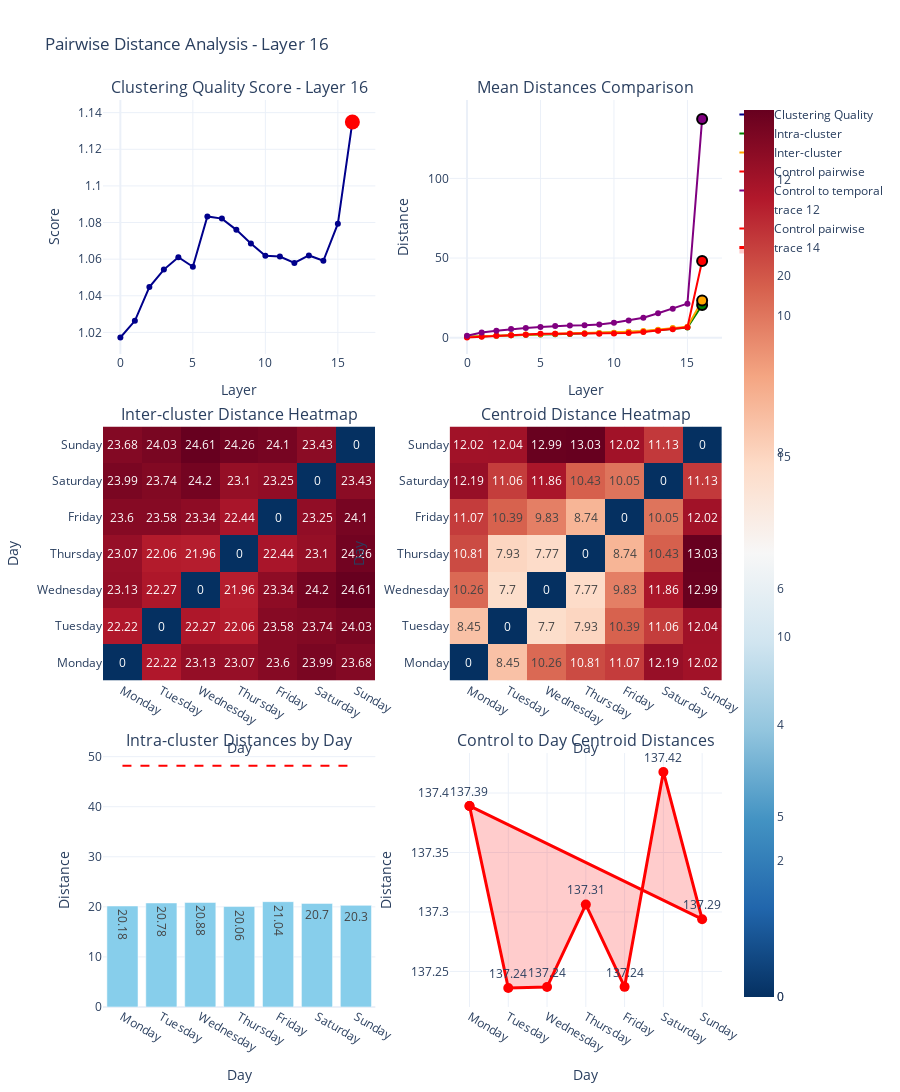

The notebook cell this image was saved under:
### Code cell
# Alternative: Simpler interactive visualization without animation (if frames are not supported)
def create_simple_interactive_dashboard(selected_layer=8):
    """Create a simpler dashboard for a specific layer without animation."""
    
    results = layer_distance_results[selected_layer]
    
    # Create subplots
    fig = make_subplots(
        rows=3, cols=2,
        subplot_titles=(
            f'Clustering Quality Score - Layer {selected_layer}', 
            'Mean Distances Comparison',
            'Inter-cluster Distance Heatmap',
            'Centroid Distance Heatmap',
            'Intra-cluster Distances by Day',
            'Control to Day Centroid Distances'
        ),
        specs=[
            [{"type": "scatter"}, {"type": "scatter"}],
            [{"type": "heatmap"}, {"type": "heatmap"}],
            [{"type": "bar"}, {"type": "scatter"}]
        ],
        vertical_spacing=0.08,
        horizontal_spacing=0.12
    )
    
    # 1. Clustering quality score with current layer highlighted
    fig.add_trace(go.Scatter(
        x=layers,
        y=clustering_quality_scores,
        mode='lines+markers',
        name='Clustering Quality',
        line=dict(color='darkblue', width=2),
        marker=dict(size=6)
    ), row=1, col=1)
    
    fig.add_trace(go.Scatter(
        x=[selected_layer],
        y=[clustering_quality_scores[selected_layer]],
        mode='markers',
        marker=dict(size=15, color='red'),
        name=f'Layer {selected_layer}',
        showlegend=False
    ), row=1, col=1)
    
    # 2. Distance comparison
    fig.add_trace(go.Scatter(
        x=layers, y=mean_intra_distances,
        mode='lines+markers', name='Intra-cluster',
        line=dict(color='green', width=2)
    ), row=1, col=2)
    
    fig.add_trace(go.Scatter(
        x=layers, y=mean_inter_distances,
        mode='lines+markers', name='Inter-cluster',
        line=dict(color='orange', width=2)
    ), row=1, col=2)
    
    fig.add_trace(go.Scatter(
        x=layers, y=control_pairwise_distances,
        mode='lines+markers', name='Control pairwise',
        line=dict(color='red', width=2)
    ), row=1, col=2)
    
    fig.add_trace(go.Scatter(
        x=layers, y=mean_control_to_temporal,
        mode='lines+markers', name='Control to temporal',
        line=dict(color='purple', width=2)
    ), row=1, col=2)
    
    # Highlight current layer
    for y_data, color in [(mean_intra_distances, 'green'), 
                         (mean_inter_distances, 'orange'),
                         (control_pairwise_distances, 'red'),
                         (mean_control_to_temporal, 'purple')]:
        fig.add_trace(go.Scatter(
            x=[selected_layer],
            y=[y_data[selected_layer]],
            mode='markers',
            marker=dict(size=10, color=color, line=dict(width=2, color='black')),
            showlegend=False
        ), row=1, col=2)
    
    # 3. Inter-cluster heatmap
    fig.add_trace(go.Heatmap(
        z=results['inter_cluster'],
        x=days_names, y=days_names,
        colorscale='RdBu_r',
        text=np.round(results['inter_cluster'], 2),
        texttemplate='%{text}',
        hovertemplate='%{y} to %{x}: %{z:.3f}<extra></extra>'
    ), row=2, col=1)
    
    # 4. Centroid heatmap
    fig.add_trace(go.Heatmap(
        z=results['centroid_distances'],
        x=days_names, y=days_names,
        colorscale='RdBu_r',
        text=np.round(results['centroid_distances'], 2),
        texttemplate='%{text}',
        hovertemplate='%{y} to %{x}: %{z:.3f}<extra></extra>'
    ), row=2, col=2)
    
    # 5. Intra-cluster bar chart
    intra_values = [results['intra_cluster'][i] for i in range(7)]
    fig.add_trace(go.Bar(
        x=days_names, y=intra_values,
        marker_color='skyblue',
        text=np.round(intra_values, 2),
        textposition='auto',
        hovertemplate='%{x}: %{y:.3f}<extra></extra>'
    ), row=3, col=1)
    
    # Control reference line
    fig.add_trace(go.Scatter(
        x=days_names,
        y=[results['control_pairwise']] * 7,
        mode='lines',
        line=dict(color='red', dash='dash', width=2),
        name='Control pairwise'
    ), row=3, col=1)
    
    # 6. Control to temporal distances
    control_values = [results['control_to_temporal'][i] for i in range(7)]
    fig.add_trace(go.Scatter(
        x=days_names + [days_names[0]],
        y=control_values + [control_values[0]],
        mode='lines+markers+text',
        fill='toself',
        fillcolor='rgba(255,0,0,0.2)',
        line=dict(color='red', width=3),
        marker=dict(size=10),
        text=[f'{v:.2f}' for v in control_values] + [''],
        textposition='top center',
        hovertemplate='%{x}: %{y:.3f}<extra></extra>'
    ), row=3, col=2)
    
    # Update layout
    fig.update_layout(
        height=1200,
        title=f'Pairwise Distance Analysis - Layer {selected_layer}',
        showlegend=True,
        template='plotly_white'
    )
    
    # Update axes
    fig.update_xaxes(title_text="Layer", row=1, col=1)
    fig.update_xaxes(title_text="Layer", row=1, col=2)
    fig.update_xaxes(title_text="Day", row=2, col=1)
    fig.update_xaxes(title_text="Day", row=2, col=2)
    fig.update_xaxes(title_text="Day", row=3, col=1)
    fig.update_xaxes(title_text="Day", row=3, col=2)
    
    fig.update_yaxes(title_text="Score", row=1, col=1)
    fig.update_yaxes(title_text="Distance", row=1, col=2)
    fig.update_yaxes(title_text="Day", row=2, col=1)
    fig.update_yaxes(title_text="Day", row=2, col=2)
    fig.update_yaxes(title_text="Distance", row=3, col=1)
    fig.update_yaxes(title_text="Distance", row=3, col=2)
    
    return fig

# Create simple dashboard for best layer
simple_fig = create_simple_interactive_dashboard(best_layer)
simple_fig.write_html('../html/pairwise_distances_simple_dashboard.html')
print(f"Saved simple dashboard for layer {best_layer} to ../html/pairwise_distances_simple_dashboard.html")
simple_fig.show()

### Figure 1 — Plotly figure (JSON) as saved in the notebook; plotly's stock layout.template omitted (floating-point values rounded to 4 significant figures)
{"data": [{"line": {"color": "darkblue", "width": 2}, "marker": {"size": 6}, "mode": "lines+markers", "name": "Clustering Quality", "type": "scatter", "x": [0, 1, 2, 3, 4, 5, 6, 7, 8, 9, 10, 11, 12, 13, 14, 15, 16], "xaxis": "x", "y": [1.017, 1.026, 1.045, 1.054, 1.061, 1.056, 1.083, 1.082, 1.076, 1.069, 1.062, 1.061, 1.058, 1.062, 1.059, 1.079, 1.135], "yaxis": "y"}, {"marker": {"color": "red", "size": 15}, "mode": "markers", "name": "Layer 16", "showlegend": false, "type": "scatter", "x": [16], "xaxis": "x", "y": [1.135], "yaxis": "y"}, {"line": {"color": "green", "width": 2}, "mode": "lines+markers", "name": "Intra-cluster", "type": "scatter", "x": [0, 1, 2, 3, 4, 5, 6, 7, 8, 9, 10, 11, 12, 13, 14, 15, 16], "xaxis": "x2", "y": [0.5974, 0.977, 1.162, 1.48, 1.897, 2.047, 2.23, 2.401, 2.611, 2.799, 3.001, 3.541, 3.977, 4.768, 5.788, 6.435, 20.56], "yaxis": "y2"}, {"line": {"color": "orange", "width": 2}, "mode": "lines+markers", "name": "Inter-cluster", "type": "scatter", "x": [0, 1, 2, 3, 4, 5, 6, 7, 8, 9, 10, 11, 12, 13, 14, 15, 16], "xaxis": "x2", "y": [0.6077, 1.003, 1.214, 1.561, 2.013, 2.161, 2.416, 2.599, 2.81, 2.991, 3.186, 3.759, 4.207, 5.064, 6.13, 6.946, 23.34], "yaxis": "y2"}, {"line": {"color": "red", "width": 2}, "mode": "lines+markers", "name": "Control pairwise", "type": "scatter", "x": [0, 1, 2, 3, 4, 5, 6, 7, 8, 9, 10, 11, 12, 13, 14, 15, 16], "xaxis": "x2", "y": [0.1328, 0.6152, 1.22, 1.576, 1.893, 2.484, 2.458, 2.561, 2.486, 2.501, 2.69, 2.969, 3.609, 4.449, 5.371, 6.551, 48.19], "yaxis": "y2"}, {"line": {"color": "purple", "width": 2}, "mode": "lines+markers", "name": "Control to temporal", "type": "scatter", "x": [0, 1, 2, 3, 4, 5, 6, 7, 8, 9, 10, 11, 12, 13, 14, 15, 16], "xaxis": "x2", "y": [1.27, 3.311, 4.322, 5.411, 6.122, 6.672, 7.293, 7.703, 7.808, 8.306, 9.332, 10.87, 12.52, 15.37, 18.15, 21.4, 137.3], "yaxis": "y2"}, {"marker": {"color": "green", "line": {"color": "black", "width": 2}, "size": 10}, "mode": "markers", "showlegend": false, "type": "scatter", "x": [16], "xaxis": "x2", "y": [20.56], "yaxis": "y2"}, {"marker": {"color": "orange", "line": {"color": "black", "width": 2}, "size": 10}, "mode": "markers", "showlegend": false, "type": "scatter", "x": [16], "xaxis": "x2", "y": [23.34], "yaxis": "y2"}, {"marker": {"color": "red", "line": {"color": "black", "width": 2}, "size": 10}, "mode": "markers", "showlegend": false, "type": "scatter", "x": [16], "xaxis": "x2", "y": [48.19], "yaxis": "y2"}, {"marker": {"color": "purple", "line": {"color": "black", "width": 2}, "size": 10}, "mode": "markers", "showlegend": false, "type": "scatter", "x": [16], "xaxis": "x2", "y": [137.3], "yaxis": "y2"}, {"colorscale": [[0, "rgb(5,48,97)"], [0.1, "rgb(33,102,172)"], [0.2, "rgb(67,147,195)"], [0.3, "rgb(146,197,222)"], [0.4, "rgb(209,229,240)"], [0.5, "rgb(247,247,247)"], [0.6, "rgb(253,219,199)"], [0.7, "rgb(244,165,130)"], [0.8, "rgb(214,96,77)"], [0.9, "rgb(178,24,43)"], [1, "rgb(103,0,31)"]], "hovertemplate": "%{y} to %{x}: %{z:.3f}<extra></extra>", "text": [[0.0, 22.22, 23.13, 23.07, 23.6, 23.99, 23.68], [22.22, 0.0, 22.27, 22.06, 23.58, 23.74, 24.03], [23.13, 22.27, 0.0, 21.96, 23.34, 24.2, 24.61], [23.07, 22.06, 21.96, 0.0, 22.44, 23.1, 24.26], [23.6, 23.58, 23.34, 22.44, 0.0, 23.25, 24.1], [23.99, 23.74, 24.2, 23.1, 23.25, 0.0, 23.43], [23.68, 24.03, 24.61, 24.26, 24.1, 23.43, 0.0]], "texttemplate": "%{text}", "type": "heatmap", "x": ["Monday", "Tuesday", "Wednesday", "Thursday", "Friday", "Saturday", "Sunday"], "xaxis": "x3", "y": ["Monday", "Tuesday", "Wednesday", "Thursday", "Friday", "Saturday", "Sunday"], "yaxis": "y3", "z": [[0.0, 22.22, 23.13, 23.07, 23.6, 23.99, 23.68], [22.22, 0.0, 22.27, 22.06, 23.58, 23.74, 24.03], [23.13, 22.27, 0.0, 21.96, 23.34, 24.2, 24.61], [23.07, 22.06, 21.96, 0.0, 22.44, 23.1, 24.26], [23.6, 23.58, 23.34, 22.44, 0.0, 23.25, 24.1], [23.99, 23.74, 24.2, 23.1, 23.25, 0.0, 23.43], [23.68, 24.03, 24.61, 24.26, 24.1, 23.43, 0.0]]}, {"colorscale": [[0, "rgb(5,48,97)"], [0.1, "rgb(33,102,172)"], [0.2, "rgb(67,147,195)"], [0.3, "rgb(146,197,222)"], [0.4, "rgb(209,229,240)"], [0.5, "rgb(247,247,247)"], [0.6, "rgb(253,219,199)"], [0.7, "rgb(244,165,130)"], [0.8, "rgb(214,96,77)"], [0.9, "rgb(178,24,43)"], [1, "rgb(103,0,31)"]], "hovertemplate": "%{y} to %{x}: %{z:.3f}<extra></extra>", "text": [[0.0, 8.45, 10.26, 10.81, 11.07, 12.19, 12.02], [8.45, 0.0, 7.7, 7.93, 10.39, 11.06, 12.04], [10.26, 7.7, 0.0, 7.77, 9.83, 11.86, 12.99], [10.81, 7.93, 7.77, 0.0, 8.74, 10.43, 13.03], [11.07, 10.39, 9.83, 8.74, 0.0, 10.05, 12.02], [12.19, 11.06, 11.86, 10.43, 10.05, 0.0, 11.13], [12.02, 12.04, 12.99, 13.03, 12.02, 11.13, 0.0]], "texttemplate": "%{text}", "type": "heatmap", "x": ["Monday", "Tuesday", "Wednesday", "Thursday", "Friday", "Saturday", "Sunday"], "xaxis": "x4", "y": ["Monday", "Tuesday", "Wednesday", "Thursday", "Friday", "Saturday", "Sunday"], "yaxis": "y4", "z": [[0.0, 8.448, 10.26, 10.81, 11.07, 12.19, 12.02], [8.448, 0.0, 7.695, 7.934, 10.39, 11.06, 12.04], [10.26, 7.695, 0.0, 7.769, 9.835, 11.86, 12.99], [10.81, 7.934, 7.769, 0.0, 8.74, 10.43, 13.03], [11.07, 10.39, 9.835, 8.74, 0.0, 10.05, 12.02], [12.19, 11.06, 11.86, 10.43, 10.05, 0.0, 11.13], [12.02, 12.04, 12.99, 13.03, 12.02, 11.13, 0.0]]}, {"hovertemplate": "%{x}: %{y:.3f}<extra></extra>", "marker": {"color": "skyblue"}, "text": [20.18, 20.78, 20.88, 20.06, 21.04, 20.7, 20.3], "textposition": "auto", "type": "bar", "x": ["Monday", "Tuesday", "Wednesday", "Thursday", "Friday", "Saturday", "Sunday"], "xaxis": "x5", "y": [20.18, 20.78, 20.88, 20.06, 21.04, 20.7, 20.3], "yaxis": "y5"}, {"line": {"color": "red", "dash": "dash", "width": 2}, "mode": "lines", "name": "Control pairwise", "type": "scatter", "x": ["Monday", "Tuesday", "Wednesday", "Thursday", "Friday", "Saturday", "Sunday"], "xaxis": "x5", "y": [48.19, 48.19, 48.19, 48.19, 48.19, 48.19, 48.19], "yaxis": "y5"}, {"fill": "toself", "fillcolor": "rgba(255,0,0,0.2)", "hovertemplate": "%{x}: %{y:.3f}<extra></extra>", "line": {"color": "red", "width": 3}, "marker": {"size": 10}, "mode": "lines+markers+text", "text": ["137.39", "137.24", "137.24", "137.31", "137.24", "137.42", "137.29", ""], "textposition": "top center", "type": "scatter", "x": ["Monday", "Tuesday", "Wednesday", "Thursday", "Friday", "Saturday", "Sunday", "Monday"], "xaxis": "x6", "y": [137.4, 137.2, 137.2, 137.3, 137.2, 137.4, 137.3, 137.4], "yaxis": "y6"}], "layout": {"annotations": [{"font": {"size": 16}, "showarrow": false, "text": "Clustering Quality Score - Layer 16", "x": 0.22, "xanchor": "center", "xref": "paper", "y": 1, "yanchor": "bottom", "yref": "paper"}, {"font": {"size": 16}, "showarrow": false, "text": "Mean Distances Comparison", "x": 0.78, "xanchor": "center", "xref": "paper", "y": 1, "yanchor": "bottom", "yref": "paper"}, {"font": {"size": 16}, "showarrow": false, "text": "Inter-cluster Distance Heatmap", "x": 0.22, "xanchor": "center", "xref": "paper", "y": 0.64, "yanchor": "bottom", "yref": "paper"}, {"font": {"size": 16}, "showarrow": false, "text": "Centroid Distance Heatmap", "x": 0.78, "xanchor": "center", "xref": "paper", "y": 0.64, "yanchor": "bottom", "yref": "paper"}, {"font": {"size": 16}, "showarrow": false, "text": "Intra-cluster Distances by Day", "x": 0.22, "xanchor": "center", "xref": "paper", "y": 0.28, "yanchor": "bottom", "yref": "paper"}, {"font": {"size": 16}, "showarrow": false, "text": "Control to Day Centroid Distances", "x": 0.78, "xanchor": "center", "xref": "paper", "y": 0.28, "yanchor": "bottom", "yref": "paper"}], "height": 1200, "showlegend": true, "title": {"text": "Pairwise Distance Analysis - Layer 16"}, "xaxis": {"anchor": "y", "domain": [0, 0.44], "title": {"text": "Layer"}}, "xaxis2": {"anchor": "y2", "domain": [0.56, 1], "title": {"text": "Layer"}}, "xaxis3": {"anchor": "y3", "domain": [0, 0.44], "title": {"text": "Day"}}, "xaxis4": {"anchor": "y4", "domain": [0.56, 1], "title": {"text": "Day"}}, "xaxis5": {"anchor": "y5", "domain": [0, 0.44], "title": {"text": "Day"}}, "xaxis6": {"anchor": "y6", "domain": [0.56, 1], "title": {"text": "Day"}}, "yaxis": {"anchor": "x", "domain": [0.72, 1], "title": {"text": "Score"}}, "yaxis2": {"anchor": "x2", "domain": [0.72, 1], "title": {"text": "Distance"}}, "yaxis3": {"anchor": "x3", "domain": [0.36, 0.64], "title": {"text": "Day"}}, "yaxis4": {"anchor": "x4", "domain": [0.36, 0.64], "title": {"text": "Day"}}, "yaxis5": {"anchor": "x5", "domain": [0, 0.28], "title": {"text": "Distance"}}, "yaxis6": {"anchor": "x6", "domain": [0, 0.28], "title": {"text": "Distance"}}}}
